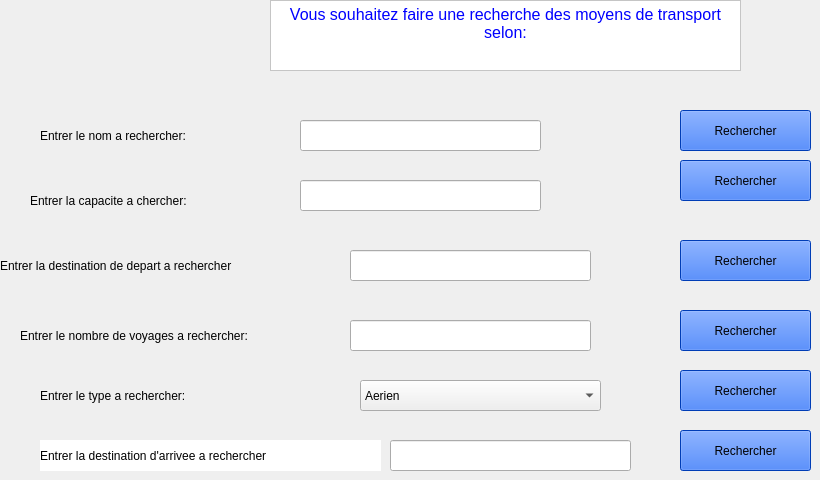
     <widget class="QWidget" name="tab_9">
      <attribute name="title">
       <string>Recherche</string>
      </attribute>
      <widget class="QTextBrowser" name="textBrowser_6">
       <property name="geometry">
        <rect>
         <x>270</x>
         <y>0</y>
         <width>471</width>
         <height>71</height>
        </rect>
       </property>
       <property name="styleSheet">
        <string notr="true">
color: rgb(0, 0, 255);
background-color: rgb(255, 255, 255);</string>
       </property>
       <property name="html">
        <string>&lt;!DOCTYPE HTML PUBLIC &quot;-//W3C//DTD HTML 4.0//EN&quot; &quot;http://www.w3.org/TR/REC-html40/strict.dtd&quot;&gt;
&lt;html&gt;&lt;head&gt;&lt;meta name=&quot;qrichtext&quot; content=&quot;1&quot; /&gt;&lt;style type=&quot;text/css&quot;&gt;
p, li { white-space: pre-wrap; }
&lt;/style&gt;&lt;/head&gt;&lt;body style=&quot; font-family:'MS Shell Dlg 2'; font-size:8.25pt; font-weight:400; font-style:normal;&quot;&gt;
&lt;p align=&quot;center&quot; style=&quot; margin-top:0px; margin-bottom:0px; margin-left:0px; margin-right:0px; -qt-block-indent:0; text-indent:0px;&quot;&gt;&lt;span style=&quot; font-family:'MS Shell Dlg 2'; font-size:12pt;&quot;&gt;Vous souhaitez faire une recherche des moyens de transport selon:&lt;/span&gt;&lt;/p&gt;&lt;/body&gt;&lt;/html&gt;</string>
       </property>
      </widget>
      <widget class="QPushButton" name="B_recherche_capacite">
       <property name="geometry">
        <rect>
         <x>680</x>
         <y>160</y>
         <width>131</width>
         <height>41</height>
        </rect>
       </property>
       <property name="styleSheet">
        <string notr="true">border-color: rgb(0, 0, 255);
background-color: rgb(0, 85, 255);</string>
       </property>
       <property name="text">
        <string>Rechercher</string>
       </property>
      </widget>
      <widget class="QPushButton" name="B_recherche_nom">
       <property name="geometry">
        <rect>
         <x>680</x>
         <y>110</y>
         <width>131</width>
         <height>41</height>
        </rect>
       </property>
       <property name="styleSheet">
        <string notr="true">border-color: rgb(0, 0, 255);
background-color: rgb(0, 85, 255);</string>
       </property>
       <property name="text">
        <string>Rechercher</string>
       </property>
      </widget>
      <widget class="QLabel" name="label_31">
       <property name="geometry">
        <rect>
         <x>30</x>
         <y>180</y>
         <width>231</width>
         <height>41</height>
        </rect>
       </property>
       <property name="styleSheet">
        <string notr="true">font: 75 10pt &quot;MS Shell Dlg 2&quot;;</string>
       </property>
       <property name="text">
        <string>Entrer la capacite a chercher:</string>
       </property>
      </widget>
      <widget class="QLineEdit" name="le_recherche_capacite">
       <property name="geometry">
        <rect>
         <x>300</x>
         <y>180</y>
         <width>241</width>
         <height>31</height>
        </rect>
       </property>
      </widget>
      <widget class="QLabel" name="label_32">
       <property name="geometry">
        <rect>
         <x>40</x>
         <y>120</y>
         <width>201</width>
         <height>31</height>
        </rect>
       </property>
       <property name="styleSheet">
        <string notr="true">font: 75 10pt &quot;MS Shell Dlg 2&quot;;</string>
       </property>
       <property name="text">
        <string>Entrer le nom a rechercher:</string>
       </property>
      </widget>
      <widget class="QLineEdit" name="le_recherche_nom">
       <property name="geometry">
        <rect>
         <x>300</x>
         <y>120</y>
         <width>241</width>
         <height>31</height>
        </rect>
       </property>
      </widget>
      <widget class="QLineEdit" name="le_rechercher_dest_dep">
       <property name="geometry">
        <rect>
         <x>350</x>
         <y>250</y>
         <width>241</width>
         <height>31</height>
        </rect>
       </property>
      </widget>
      <widget class="QLabel" name="label_33">
       <property name="geometry">
        <rect>
         <x>0</x>
         <y>250</y>
         <width>341</width>
         <height>31</height>
        </rect>
       </property>
       <property name="styleSheet">
        <string notr="true">font: 75 10pt &quot;MS Shell Dlg 2&quot;;</string>
       </property>
       <property name="text">
        <string>Entrer la destination de depart a rechercher</string>
       </property>
      </widget>
      <widget class="QPushButton" name="B_recherche_dest_dep">
       <property name="geometry">
        <rect>
         <x>680</x>
         <y>240</y>
         <width>131</width>
         <height>41</height>
        </rect>
       </property>
       <property name="styleSheet">
        <string notr="true">border-color: rgb(0, 0, 255);
background-color: rgb(0, 85, 255);</string>
       </property>
       <property name="text">
        <string>Rechercher</string>
       </property>
      </widget>
      <widget class="QLineEdit" name="le_recherche_nbr_voyages">
       <property name="geometry">
        <rect>
         <x>350</x>
         <y>320</y>
         <width>241</width>
         <height>31</height>
        </rect>
       </property>
      </widget>
      <widget class="QLabel" name="label_34">
       <property name="geometry">
        <rect>
         <x>20</x>
         <y>320</y>
         <width>321</width>
         <height>31</height>
        </rect>
       </property>
       <property name="styleSheet">
        <string notr="true">font: 75 10pt &quot;MS Shell Dlg 2&quot;;</string>
       </property>
       <property name="text">
        <string>Entrer le nombre de voyages a rechercher:</string>
       </property>
      </widget>
      <widget class="QPushButton" name="B_recherche_nbr_voyages">
       <property name="geometry">
        <rect>
         <x>680</x>
         <y>310</y>
         <width>131</width>
         <height>41</height>
        </rect>
       </property>
       <property name="styleSheet">
        <string notr="true">border-color: rgb(0, 0, 255);
background-color: rgb(0, 85, 255);</string>
       </property>
       <property name="text">
        <string>Rechercher</string>
       </property>
      </widget>
      <widget class="QLabel" name="label_35">
       <property name="geometry">
        <rect>
         <x>40</x>
         <y>380</y>
         <width>201</width>
         <height>31</height>
        </rect>
       </property>
       <property name="styleSheet">
        <string notr="true">font: 75 10pt &quot;MS Shell Dlg 2&quot;;</string>
       </property>
       <property name="text">
        <string>Entrer le type a rechercher:</string>
       </property>
      </widget>
      <widget class="QPushButton" name="B_recherche_type">
       <property name="geometry">
        <rect>
         <x>680</x>
         <y>370</y>
         <width>131</width>
         <height>41</height>
        </rect>
       </property>
       <property name="styleSheet">
        <string notr="true">border-color: rgb(0, 0, 255);
background-color: rgb(0, 85, 255);</string>
       </property>
       <property name="text">
        <string>Rechercher</string>
       </property>
      </widget>
      <widget class="QLabel" name="label_36">
       <property name="geometry">
        <rect>
         <x>40</x>
         <y>440</y>
         <width>341</width>
         <height>31</height>
        </rect>
       </property>
       <property name="styleSheet">
        <string notr="true">font: 75 10pt &quot;MS Shell Dlg 2&quot;;
background-color: rgb(255, 255, 255);</string>
       </property>
       <property name="text">
        <string>Entrer la destination d'arrivee a rechercher</string>
       </property>
      </widget>
      <widget class="QPushButton" name="B_recherche_dest_arr">
       <property name="geometry">
        <rect>
         <x>680</x>
         <y>430</y>
         <width>131</width>
         <height>41</height>
        </rect>
       </property>
       <property name="styleSheet">
        <string notr="true">border-color: rgb(0, 0, 255);
background-color: rgb(0, 85, 255);</string>
       </property>
       <property name="text">
        <string>Rechercher</string>
       </property>
      </widget>
      <widget class="QLineEdit" name="le_recherche_dest_arr">
       <property name="geometry">
        <rect>
         <x>390</x>
         <y>440</y>
         <width>241</width>
         <height>31</height>
        </rect>
       </property>
      </widget>
      <widget class="QComboBox" name="le_recherche_type">
       <property name="geometry">
        <rect>
         <x>360</x>
         <y>380</y>
         <width>241</width>
         <height>31</height>
        </rect>
       </property>
       <item>
        <property name="text">
         <string>Aerien</string>
        </property>
       </item>
       <item>
        <property name="text">
         <string>Routier</string>
        </property>
       </item>
       <item>
        <property name="text">
         <string>Maritime</string>
        </property>
       </item>
      </widget>
     </widget>
